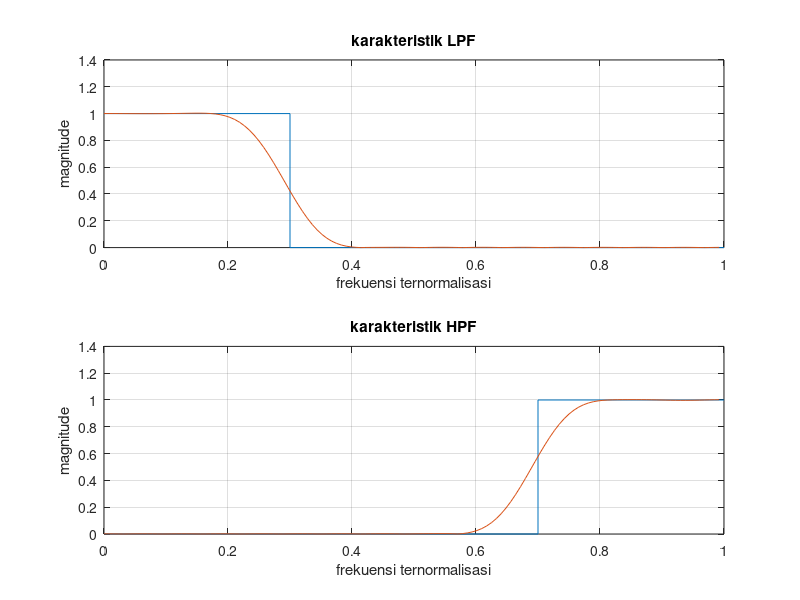

MATLAB code for this plot:
N = 30; % orde filter
% *** filter low pass ***
f1 = [0 0.3 0.3 1];
m1 = [1 1 0 0];
b1 = fir2(N,f1,m1);
[h1,w1] = freqz(b1,1,128);
subplot(211), plot(f1,m1,w1/pi,abs(h1)), grid;
title('karakteristik LPF');
xlabel('frekuensi ternormalisasi'),
ylabel('magnitude');
% *** filter high pass ***
f2 = [0 0.7 0.7 1];
m2 = [0 0 1 1];
b2 = fir2(N,f2,m2);
[h2,w2] = freqz(b2,1,128);
subplot(212), plot(f2,m2,w2/pi,abs(h2)), grid;
title('karakteristik HPF');
xlabel('frekuensi ternormalisasi'),
ylabel('magnitude');
